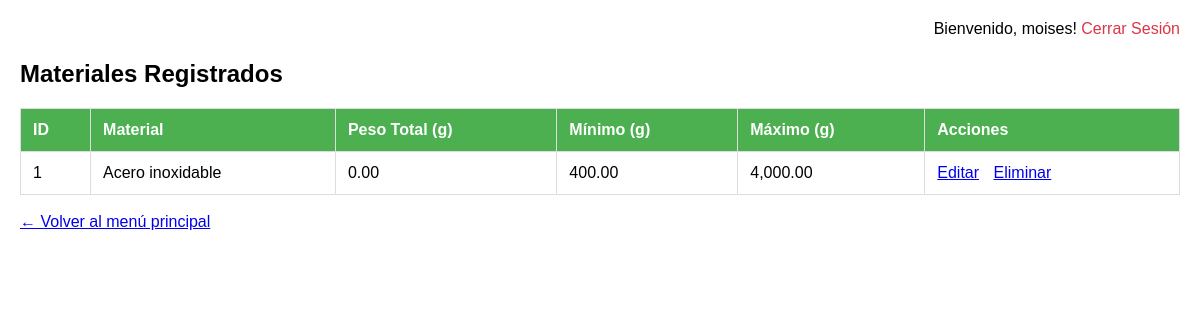
Screenshot of /materiales.php (signed in) with the database file from the repository.
### tables this page shows
CREATE TABLE `materiales` (
  `id` int(11) NOT NULL,
  `nombre_material` varchar(255) NOT NULL,
  `peso_total` decimal(10,2) DEFAULT 0.00,
  `minimo_g` decimal(10,2) NOT NULL,
  `maximo_g` decimal(10,2) NOT NULL
);

### materiales.php (the view, shortened to what this page needs)
<?php
include 'conexion_db.php';
try {
    $sql = "SELECT * FROM Materiales ORDER BY id DESC";
    $stmt = $conn->prepare($sql);
    $stmt->execute();
    $materiales = $stmt->fetchAll(PDO::FETCH_ASSOC);
} catch(PDOException $e) {
    die("Error al cargar materiales: " . $e->getMessage());
}
?>
<!DOCTYPE html>
<html lang="es">
<head>
</head>
<body>
    <div class="user-info">
        Bienvenido, <?= htmlspecialchars($_SESSION['username']) ?>!
        <a href="logout.php" class="logout">Cerrar Sesión</a>
    </div>
    <h2>Materiales Registrados</h2>
    <?php if(count($materiales) > 0): ?>
        <table>
            <thead>
                <tr>
                    <th>ID</th>
                    <th>Material</th>
                    <th>Peso Total (g)</th>
                    <th>Mínimo (g)</th>
                    <th>Máximo (g)</th>
                    <th>Acciones</th>
                </tr>
            </thead>
            <tbody>
                <?php foreach($materiales as $material): ?>
                <tr>
                    <td><?= htmlspecialchars($material['id']) ?></td>
                    <td><?= htmlspecialchars($material['nombre_material']) ?></td>
                    <td><?= number_format($material['peso_total'], 2) ?></td>
                    <td><?= number_format($material['minimo_g'], 2) ?></td>
                    <td><?= number_format($material['maximo_g'], 2) ?></td>
                    <td class="acciones">
                        <a href="editar_material.php?id=<?= $material['id'] ?>">Editar</a>
                        <a href="eliminar_material.php?id=<?= $material['id'] ?>" onclick="return confirm('¿Eliminar este material?')">Eliminar</a>
                    </td>
                </tr>
                <?php endforeach; ?>
            </tbody>
        </table>
    <?php else: ?>
        <p>No hay materiales registrados</p>
    <?php endif; ?>
    <br>
    <a href="index.php">← Volver al menú principal</a>
</body>
</html>

### materiales.php (style rules this page uses)
body { font-family: Arial, sans-serif; max-width: 1200px; margin: 20px auto; padding: 20px; }
table { width: 100%; border-collapse: collapse; margin-top: 20px; }
th, td { border: 1px solid #ddd; padding: 12px; text-align: left; }
th { background-color: #4CAF50; color: white; }
.user-info { position: absolute; top: 20px; right: 20px; }
.logout { color: #dc3545; text-decoration: none; }
.acciones a { margin-right: 10px; }

### rows the page displays
materiales: id "1", nombre_material "Acero inoxidable", peso_total "0.00", minimo_g "400.00", maximo_g "4,000.00"

### other values shown
$_SESSION['username'] "moises"
